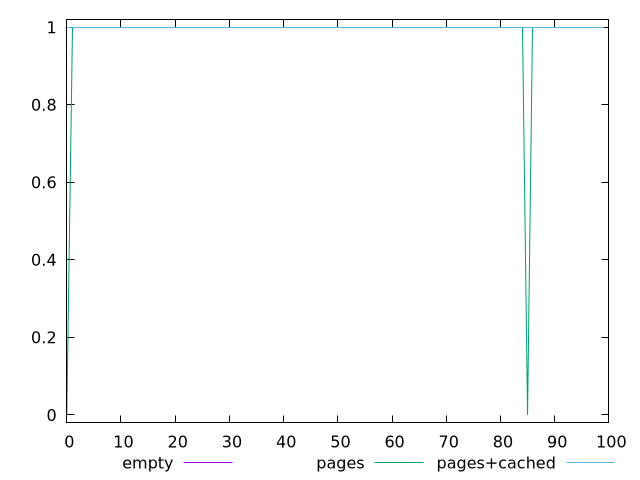

Source code (gnuplot):
$_empty <<EOF
1
1
1
1
1
1
1
1
1
1
1
1
1
1
1
1
1
1
1
1
1
1
1
1
1
1
1
1
1
1
1
1
1
1
1
1
1
1
1
1
1
1
1
1
1
1
1
1
1
1
1
1
1
1
1
1
1
1
1
1
1
1
1
1
1
1
1
1
1
1
1
1
1
1
1
1
1
1
1
1
1
1
1
1
1
1
1
1
1
1
1
1
1
1
1
1
1
1
1
1
EOF
$_pages <<EOF
0
1
1
1
1
1
1
1
1
1
1
1
1
1
1
1
1
1
1
1
1
1
1
1
1
1
1
1
1
1
1
1
1
1
1
1
1
1
1
1
1
1
1
1
1
1
1
1
1
1
1
1
1
1
1
1
1
1
1
1
1
1
1
1
1
1
1
1
1
1
1
1
1
1
1
1
1
1
1
1
1
1
1
1
1
0
1
1
1
1
1
1
1
1
1
1
1
1
1
1
EOF
$_pagesCached <<EOF
1
1
1
1
1
1
1
1
1
1
1
1
1
1
1
1
1
1
1
1
1
1
1
1
1
1
1
1
1
1
1
1
1
1
1
1
1
1
1
1
1
1
1
1
1
1
1
1
1
1
1
1
1
1
1
1
1
1
1
1
1
1
1
1
1
1
1
1
1
1
1
1
1
1
1
1
1
1
1
1
1
1
1
1
1
1
1
1
1
1
1
1
1
1
1
1
1
1
1
1
EOF
set key outside below
set terminal pngcairo
set output "report_00004_2020-11-02T20-21-41.718Z/server-response-time/server-response-time_empty_pages_pages+cached.png"
set yrange [-0.02:1.02]
plot $_empty title "empty" with line ,$_pages title "pages" with line ,$_pagesCached title "pages+cached" with line ,
